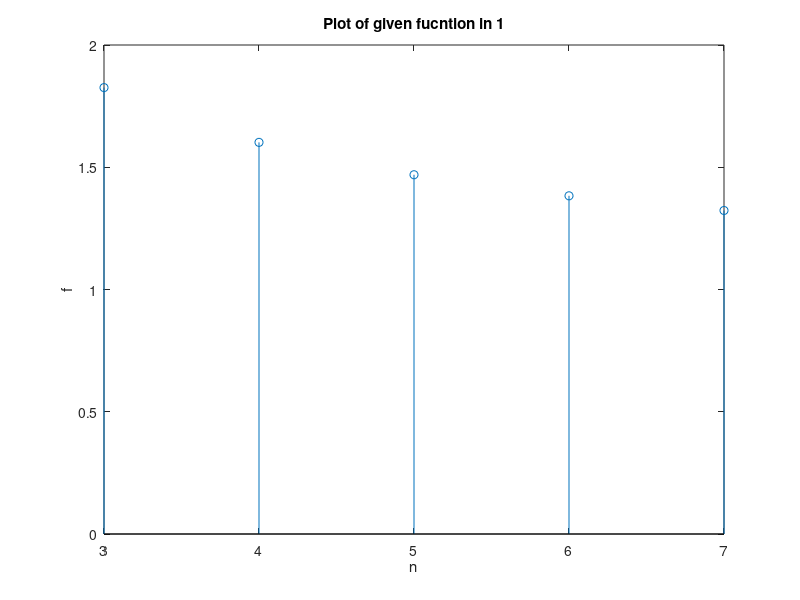

Source code (MATLAB):
n = [3 4 5 6 7];
f_one = (1+2./(n.^2)).^n
stem(n,f_one)
title("Plot of given fucntion in 1")
xlabel("n")
ylabel("f")

